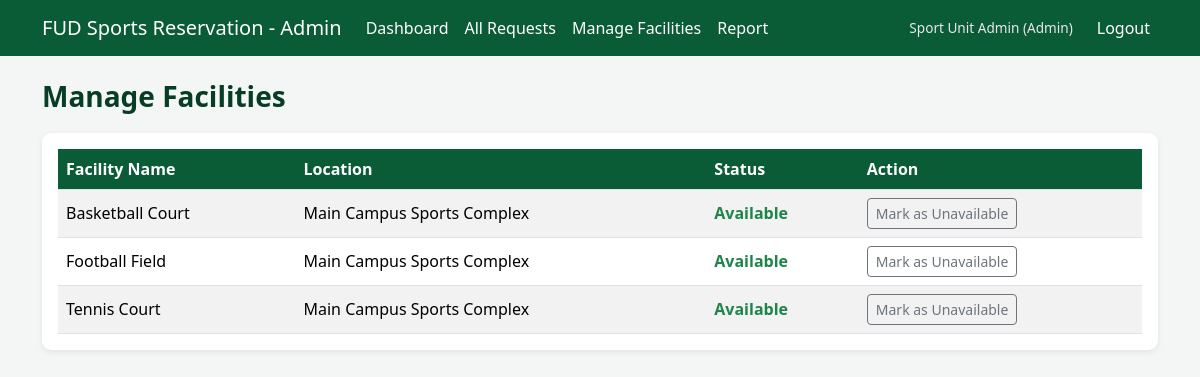
Screenshot of /admin/manage_facilities.php (signed in) with the database file from the repository.
### tables this page shows
CREATE TABLE facilities (
    facility_id INT PRIMARY KEY AUTO_INCREMENT,
    facility_name VARCHAR(100) NOT NULL,
    location VARCHAR(100),
    status ENUM('available', 'unavailable') DEFAULT 'available'
);

### admin/manage_facilities.php (the view, shortened to what this page needs)
<?php
require_once __DIR__ . '/../db.php';
$facilities = $conn->query('SELECT facility_id, facility_name, location, status FROM facilities ORDER BY facility_name')
    ->fetch_all(MYSQLI_ASSOC);
?>
<!DOCTYPE html>
<html lang="en">
<head>
    <link href="https://cdn.jsdelivr.net/npm/bootstrap@5.3.3/dist/css/bootstrap.min.css" rel="stylesheet">
    <link href="../assets/style.css" rel="stylesheet">
</head>
<body>
<nav class="navbar navbar-fud navbar-expand-lg">
    <div class="container">
        <a class="navbar-brand" href="dashboard.php">FUD Sports Reservation - Admin</a>
        <div class="collapse navbar-collapse">
            <ul class="navbar-nav me-auto">
                <li class="nav-item"><a class="nav-link" href="dashboard.php">Dashboard</a></li>
                <li class="nav-item"><a class="nav-link" href="requests.php">All Requests</a></li>
                <li class="nav-item"><a class="nav-link active" href="manage_facilities.php">Manage Facilities</a></li>
                <li class="nav-item"><a class="nav-link" href="report.php">Report</a></li>
            </ul>
            <ul class="navbar-nav align-items-lg-center">
                <li class="nav-item navbar-user-badge me-3">
                    <?= htmlspecialchars($_SESSION['full_name'], ENT_QUOTES, 'UTF-8') ?> (Admin)
                </li>
                <li class="nav-item"><a class="nav-link" href="../logout.php">Logout</a></li>
            </ul>
        </div>
    </div>
</nav>
<div class="container mt-4">
    <h3 class="page-title">Manage Facilities</h3>
    <div class="card summary-card p-3">
        <table class="table table-striped align-middle mb-0">
            <thead>
                <tr>
                    <th>Facility Name</th>
                    <th>Location</th>
                    <th>Status</th>
                    <th>Action</th>
                </tr>
            </thead>
            <tbody>
                <?php foreach ($facilities as $f): ?>
                    <tr>
                        <td><?= htmlspecialchars($f['facility_name'], ENT_QUOTES, 'UTF-8') ?></td>
                        <td><?= htmlspecialchars($f['location'] ?? '', ENT_QUOTES, 'UTF-8') ?></td>
                        <td>
                            <?php if ($f['status'] === 'available'): ?>
                                <span class="facility-available">Available</span>
                            <?php else: ?>
                                <span class="facility-unavailable">Unavailable</span>
                            <?php endif; ?>
                        </td>
                        <td>
                            <form method="POST" action="manage_facilities.php" class="d-inline">
                                <button type="submit" class="btn btn-sm btn-outline-secondary">
                                    Mark as <?= $f['status'] === 'available' ? 'Unavailable' : 'Available' ?>
                                </button>
                            </form>
                        </td>
                    </tr>
                <?php endforeach; ?>
            </tbody>
        </table>
    </div>
</div>
</body>
</html>

### assets/style.css (style rules this page uses)
:root { --fud-green: #0a5c36; --fud-green-dark: #073d24; --fud-gold: #d4af37; }
body { background-color: #f4f6f5; font-family: 'Segoe UI', Tahoma, Geneva, Verdana, sans-serif; }
.navbar-fud { background-color: var(--fud-green); }
.navbar-fud .navbar-brand, .navbar-fud .nav-link { color: #ffffff !important; font-weight: 500; }
.navbar-user-badge { color: #e8e8e8; font-size: 0.85rem; }
.summary-card { border: none; border-radius: 0.6rem; box-shadow: 0 2px 6px rgba(0, 0, 0, 0.08); }
.facility-available { color: #1e8449; font-weight: 600; }
.page-title { color: var(--fud-green-dark); font-weight: 700; margin-bottom: 1.2rem; }
.table thead th { background-color: var(--fud-green); color: #fff; font-weight: 600; }

### rows the page displays
facilities: facility_name "Basketball Court", location "Main Campus Sports Complex", status "Available"
facilities: facility_name "Football Field", location "Main Campus Sports Complex", status "Available"
facilities: facility_name "Tennis Court", location "Main Campus Sports Complex", status "Available"

### other values shown
$_SESSION['full_name'] "Sport Unit Admin"
